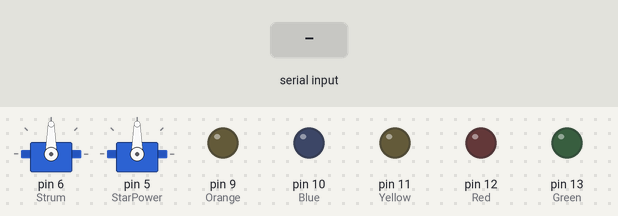
Recording of a sketch running on a simulated Arduino Uno, built with avr-gcc and run on an emulated ATmega328P. Shown: 2 × servo, output pins drawn as LEDs (lit = HIGH). Inputs (shaded band) come from the test bench.

Above: at 1.2 s.
1.3 s: byte 30 received over Serial
At 2.5 s:
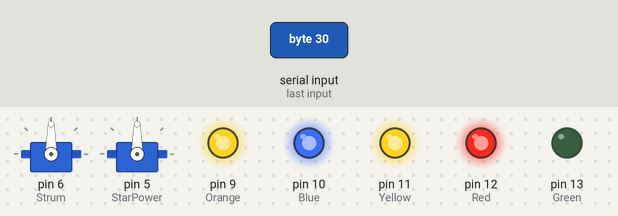
2.8 s: byte 90 received over Serial
At 3.7 s:
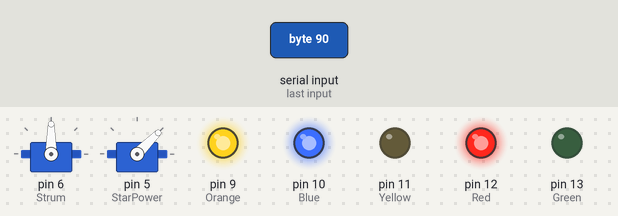
4.3 s: byte 120 received over Serial
At 4.8 s:
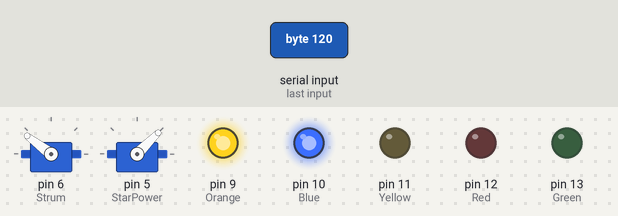
5.8 s: byte 30 received over Serial
At 7.0 s:
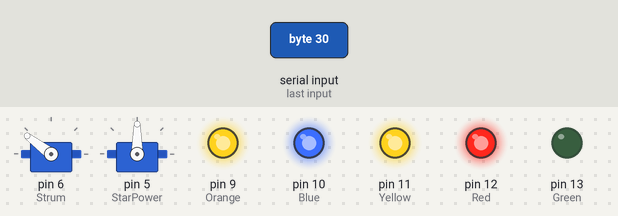
7.3 s: byte 90 received over Serial
At 8.3 s:
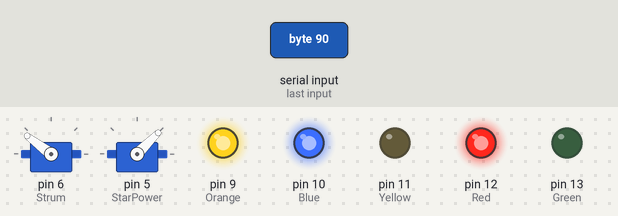
8.8 s: byte 120 received over Serial
At 9.5 s:
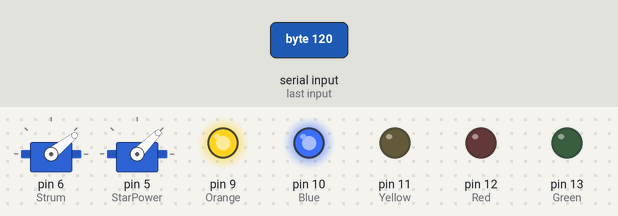
Timing chart, 0 to 11.3 s (numbered marks = the images above; inputs shaded):
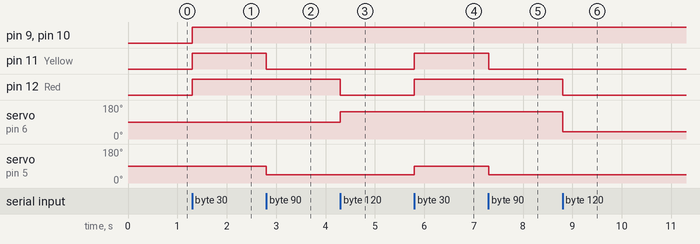

The sketch:

GuytarHiro.ino
```cpp
#include <Servo.h>

Servo Strum, StarPower;

int incomingByte;
int StrumUp = 143;
int StrumDown = 38;
int StarPress = 45;
int StarIdle = 90;
int UpFlag = 0;
int DownFlag = 1;

const int Green =  13, Red =  12, Yellow =  11, Blue =  10, Orange =  9;

void setup() {

  pinMode(Green, OUTPUT);
  pinMode(Red, OUTPUT);
  pinMode(Yellow, OUTPUT);
  pinMode(Blue, OUTPUT);
  pinMode(Orange, OUTPUT);

  Strum.attach(6);
  StarPower.attach(5);

  Strum.write(90);

  Serial.begin(9600);
}

void loop() {

  if (Serial.available() > 0) {

    incomingByte = Serial.read();


    if(incomingByte & 0x01) {
      digitalWrite(Green, HIGH);
    } else {
      digitalWrite(Green, LOW);
    }

    if(incomingByte & 0x02) {
      digitalWrite(Red, HIGH);
    } else {
      digitalWrite(Red, LOW);
    }

    if(incomingByte & 0x04) {
       digitalWrite(Yellow, HIGH);
    } else {
      digitalWrite(Yellow, LOW);
    }

    if(incomingByte & 0x08) {
      digitalWrite(Blue, HIGH);
    } else {
      digitalWrite(Blue, LOW);
    }

    if(incomingByte & 0x10) {
      digitalWrite(Orange, HIGH);
    } else {
      digitalWrite(Orange, LOW);
    }

    if(incomingByte & 0x20 && DownFlag) { // Strum
      Strum.write(StrumUp);
      DownFlag = 0;
      UpFlag = 1;
    } else if(incomingByte & 0x20 && UpFlag) { // Strum
      Strum.write(StrumDown);
      DownFlag = 1;
      UpFlag = 0;
    } else {
      //Strum.write(StrumIdle);
    }

    if(incomingByte & 0x40) { // Star Power
      StarPower.write(StarPress);
    } else {
      StarPower.write(StarIdle);
    }
  }
}
```

Measured:
- after the input at 1.3 s, pin 9 (Orange), pin 10 (Blue), pin 11 (Yellow), pin 12 (Red): LOW → HIGH at once
- after the input at 2.8 s, pin 11 (Yellow): HIGH → LOW at once; servo on pin 5 (StarPower): 90° → 45° at once
- after the input at 4.3 s, pin 12 (Red): HIGH → LOW at once; servo on pin 6 (Strum): 90° → 143° at once
- after the input at 5.8 s, pin 11 (Yellow), pin 12 (Red): LOW → HIGH at once; servo on pin 5 (StarPower): 45° → 90° at once
- after the input at 7.3 s, pin 11 (Yellow): HIGH → LOW at once; servo on pin 5 (StarPower): 90° → 45° at once
- after the input at 8.8 s, pin 12 (Red): HIGH → LOW at once; servo on pin 6 (Strum): 143° → 38° at once
